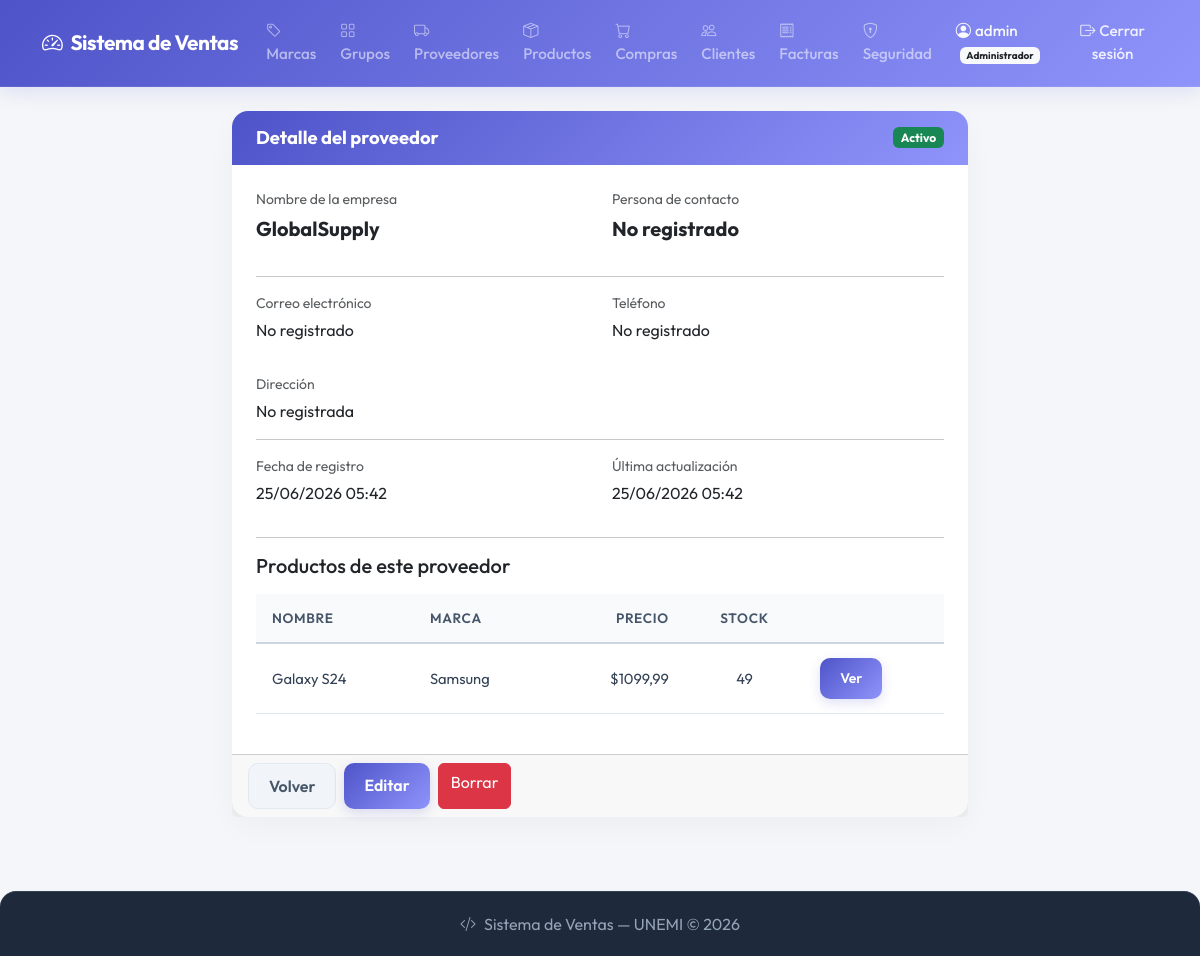
Page /suppliers/8/ (signed in) on the earlier database version.
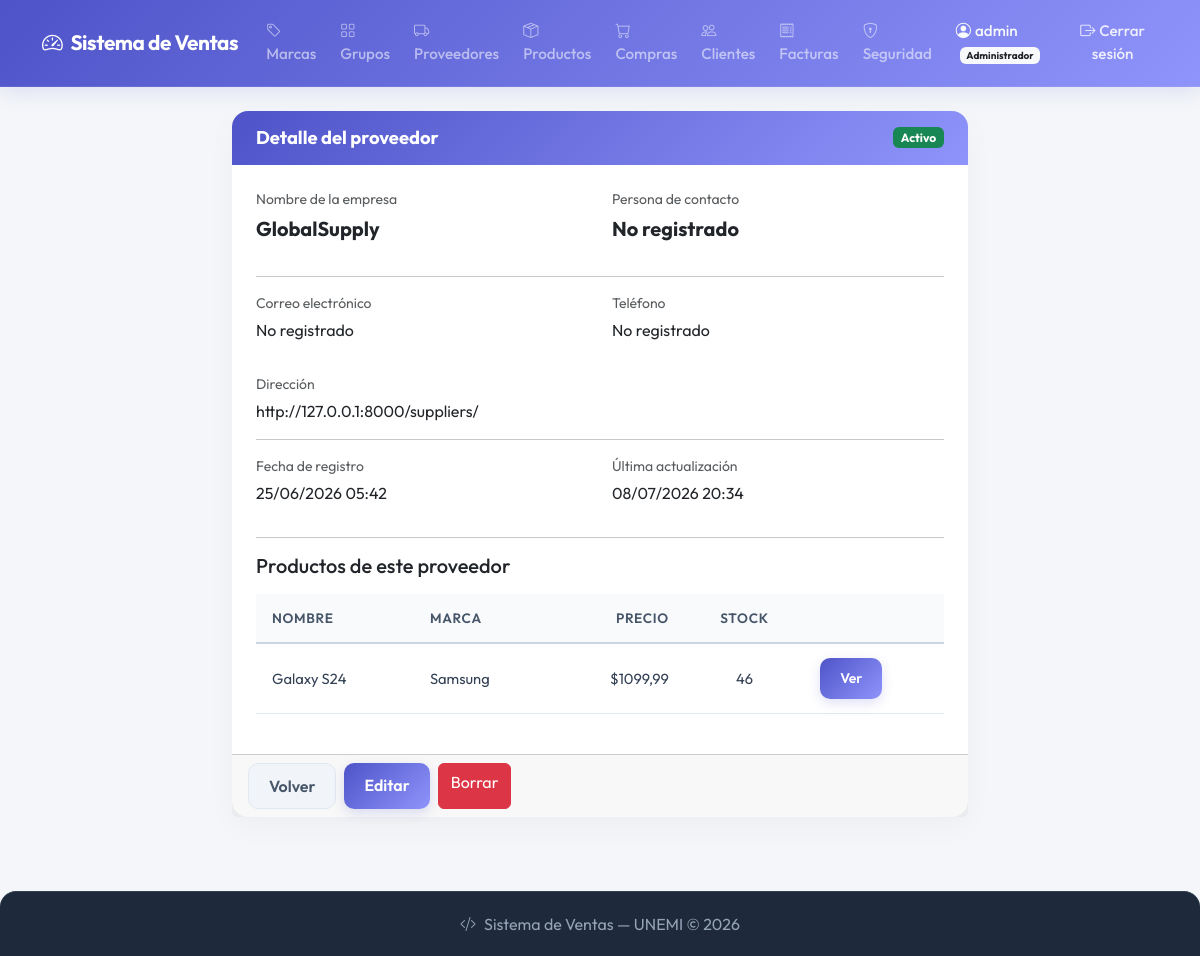
Same page on the later database version.
### billing/models.py (models this page shows, shortened)
class Supplier(models.Model):
    name = models.CharField(max_length=200, verbose_name='Nombre de la empresa')
    contact_name = models.CharField(max_length=200, blank=True, null=True, verbose_name='Persona de contacto')
    email = models.EmailField(blank=True, null=True, verbose_name='Correo electrónico')
    phone = models.CharField(max_length=20, blank=True, null=True, verbose_name='Teléfono')
    address = models.TextField(blank=True, null=True, verbose_name='Dirección')
    is_active = models.BooleanField(default=True, verbose_name='Activo')
    created_at = models.DateTimeField(auto_now_add=True)
    updated_at = models.DateTimeField(auto_now=True)
    class Meta:
        verbose_name = 'Proveedor'
        verbose_name_plural = 'Proveedores'
        ordering = ['name']

class Product(models.Model):
    name = models.CharField(max_length=200, verbose_name='Nombre')
    description = models.TextField(blank=True, null=True, verbose_name='Descripción')
    brand = models.ForeignKey(Brand, on_delete=models.PROTECT, related_name='products', verbose_name='Marca')
    group = models.ForeignKey(ProductGroup, on_delete=models.PROTECT, related_name='products', verbose_name='Grupo')
    suppliers = models.ManyToManyField(Supplier, related_name='products', blank=True, verbose_name='Proveedores')
    unit_price = models.DecimalField(max_digits=12, decimal_places=2, verbose_name='Precio unitario')
    last_cost = models.DecimalField(max_digits=12, decimal_places=2, default=0, null=True, blank=True, verbose_name='Último costo de compra')
    stock = models.IntegerField(default=0, verbose_name='Stock')
    is_active = models.BooleanField(default=True, verbose_name='Activo')
    image = models.ImageField(upload_to='products/', blank=True, null=True, verbose_name='Imagen')
    created_at = models.DateTimeField(auto_now_add=True)
    updated_at = models.DateTimeField(auto_now=True)
    class Meta:
        verbose_name = 'Producto'
        verbose_name_plural = 'Productos'
        ordering = ['name']

class Brand(models.Model):
    name = models.CharField(max_length=100, unique=True, verbose_name='Nombre')
    description = models.TextField(blank=True, null=True, verbose_name='Descripción')
    is_active = models.BooleanField(default=True, verbose_name='Activo')
    created_at = models.DateTimeField(auto_now_add=True)
    updated_at = models.DateTimeField(auto_now=True)
    class Meta:
        verbose_name = 'Marca'
        verbose_name_plural = 'Marcas'
        ordering = ['name']

### billing/views.py (the view)
# urls.py: path('suppliers/<int:pk>/', views.SupplierDetailView.as_view(), name='supplier_detail'),
class SupplierDetailView(LoginRequiredMixin, PermissionRequiredRedirectMixin, DetailView):
    model = Supplier
    template_name = 'billing/supplier_detail.html'
    context_object_name = 'supplier'
    permission_required = 'billing.view_supplier'
    permission_redirect_url = '/suppliers/'

### security/templatetags/security_tags.py (called while the page is built)
@register.filter(name='has_group')
def has_group(user, group_name):
    if not user.is_authenticated:
        return False
    if user.is_superuser:
        return True
    return user.groups.filter(name=group_name).exists()

### shared/mixins.py (called while the page is built)
    def dispatch(self, request, *args, **kwargs):
        if not request.user.is_authenticated:
            return redirect('login')
        perms = self.permission_required
        if isinstance(perms, str):
            perms = (perms,)
        if request.user.has_perms(perms):
            return super().dispatch(request, *args, **kwargs)
        messages.error(request, self.permission_error_message)
        return redirect(self.permission_redirect_url)

### billing/templates/billing/supplier_detail.html (shortened to what this page needs)
{% extends 'billing/base.html' %}
{% block content %}
<div class="row justify-content-center">
  <div class="col-md-8">
    <div class="card shadow border-0">
      <div class="card-header bg-primary text-white d-flex justify-content-between align-items-center">
        <h4 class="mb-0">Detalle del proveedor</h4>
        {% if supplier.is_active %}
          <span class="badge bg-success">Activo</span>
        {% else %}
          <span class="badge bg-danger">Inactivo</span>
        {% endif %}
      </div>
      <div class="card-body p-4">
        <div class="row mb-3">
          <div class="col-md-6">
            <p class="text-muted small mb-1">Nombre de la empresa</p>
            <p class="fw-bold fs-5">{{ supplier.name }}</p>
          </div>
          <div class="col-md-6">
            <p class="text-muted small mb-1">Persona de contacto</p>
            <p class="fw-bold fs-5">{{ supplier.contact_name|default:"No registrado" }}</p>
          </div>
        </div>
        <hr>
        <div class="row mb-3">
          <div class="col-md-6">
            <p class="text-muted small mb-1">Correo electrónico</p>
            <p>{{ supplier.email|default:"No registrado" }}</p>
          </div>
          <div class="col-md-6">
            <p class="text-muted small mb-1">Teléfono</p>
            <p>{{ supplier.phone|default:"No registrado" }}</p>
          </div>
        </div>
        <div class="mb-3">
          <p class="text-muted small mb-1">Dirección</p>
          <p>{{ supplier.address|default:"No registrada" }}</p>
        </div>
        <hr>
        <div class="row mb-3">
          <div class="col-md-6">
            <p class="text-muted small mb-1">Fecha de registro</p>
            <p>{{ supplier.created_at|date:"d/m/Y H:i" }}</p>
          </div>
          <div class="col-md-6">
            <p class="text-muted small mb-1">Última actualización</p>
            <p>{{ supplier.updated_at|date:"d/m/Y H:i" }}</p>
          </div>
        </div>
        <hr>
        <h5 class="mb-3">Productos de este proveedor</h5>
        <table class="table table-sm table-hover">
          <thead class="table-dark">
            <tr>
              <th>Nombre</th>
              <th>Marca</th>
              <th class="text-end">Precio</th>
              <th class="text-center">Stock</th>
              <th></th>
            </tr>
          </thead>
          <tbody>
            {% for p in supplier.products.all %}
            <tr>
              <td>{{ p.name }}</td>
              <td>{{ p.brand.name }}</td>
              <td class="text-end">${{ p.unit_price }}</td>
              <td class="text-center">{{ p.stock }}</td>
              <td>
                <a href="{% url 'billing:product_detail' p.pk %}" class="btn btn-sm btn-info">Ver</a>
              </td>
            </tr>
            {% empty %}
            <tr><td colspan="5" class="text-center text-muted">Sin productos asociados</td></tr>
            {% endfor %}
          </tbody>
        </table>
      </div>
      <div class="card-footer d-flex gap-2">
        <a href="{% url 'billing:supplier_list' %}" class="btn btn-outline-secondary">Volver</a>
        <a href="{% url 'billing:supplier_update' supplier.pk %}" class="btn btn-warning">Editar</a>
        <a href="{% url 'billing:supplier_delete' supplier.pk %}" class="btn btn-danger">Borrar</a>
      </div>
    </div>
  </div>
</div>
{% endblock %}

Differences in the rows shown:
changed Supplier "GlobalSupply": address "No registrada" → "http://127.0.0.1:8000/suppliers/"; updated_at "25/06/2026 05:42" → "08/07/2026 20:34"
changed Product "Galaxy S24": stock "49" → "46"
